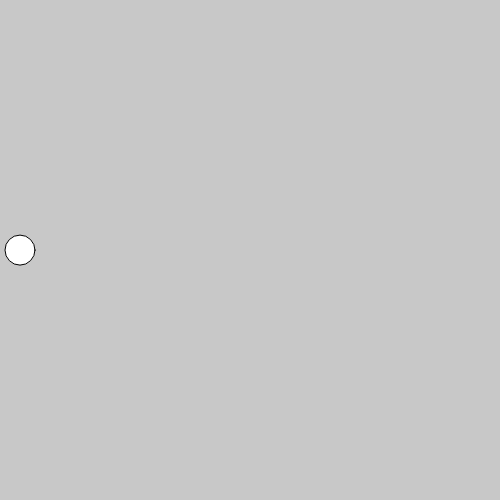
Frame 1 (no input)
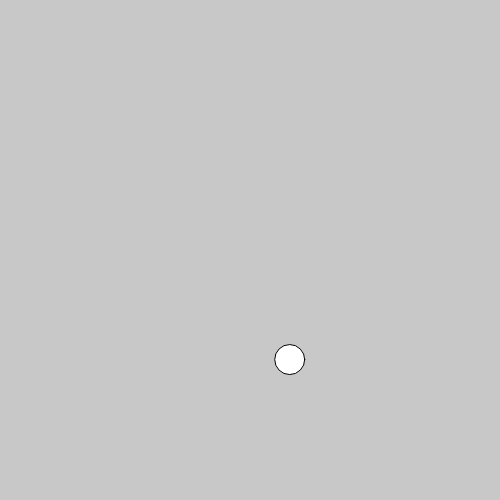
Frame 60 (no input)
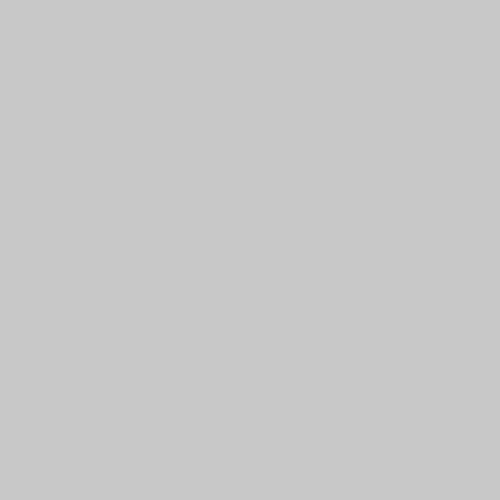
Frame 120 (the mouse pressed at the canvas centre since frame 60)

The p5.js sketch that drew these frames (run headless with seeded random() and noise() and a simulated clock; from frame 60 on, the mouse is pressed at the canvas centre):

// p5.js sketch
// ── sketch.js
var particle;
//F = 1 * A
function setup() {
  createCanvas(500, 500);
  particle = new Particle(createVector(10, height/2));
  particle.applyForce(createVector( 10, 0 ));
}

function draw() {
  background(200);
  particle.applyForce(createVector(0, 0.1));

  particle.update();

  particle.display();
}

// ── particle.js
class Particle{
  constructor(loc) {
    this.loc = loc.copy()
    this.acc = createVector(0, 0);
    this.vel = createVector(0, 0);
  }

  applyForce(force) {
    this.acc.add(force);
  }

  update(){
    this.vel.add(this.acc);
    this.loc.add(this.vel);
    this.vel.mult(.97);
    this.acc.mult(0);
  }

  display(){
  ellipse(this.loc.x, this.loc.y, 30, 30)

  }
}
